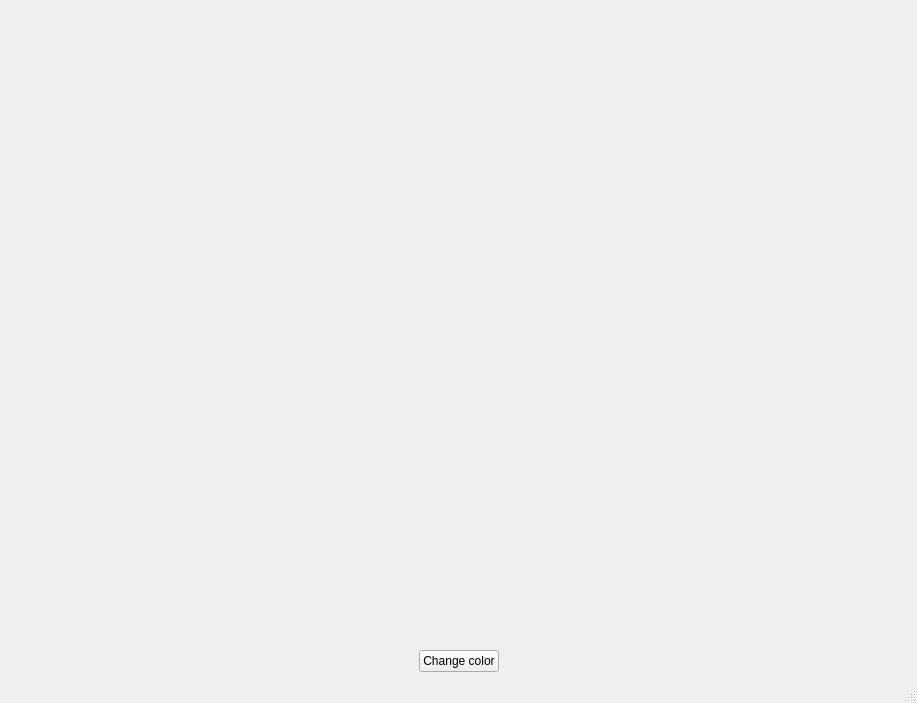
<?xml version="1.0" encoding="UTF-8"?>
<ui version="4.0">
 <class>MainWindow</class>
 <widget class="QMainWindow" name="MainWindow">
  <property name="geometry">
   <rect>
    <x>0</x>
    <y>0</y>
    <width>917</width>
    <height>703</height>
   </rect>
  </property>
  <property name="windowTitle">
   <string>MainWindow</string>
  </property>
  <widget class="QWidget" name="centralwidget">
   <layout class="QHBoxLayout" name="horizontalLayout">
    <item>
     <layout class="QVBoxLayout" name="verticalLayout">
      <item>
       <widget class="QLabel" name="label">
        <property name="sizePolicy">
         <sizepolicy hsizetype="Expanding" vsizetype="Expanding">
          <horstretch>0</horstretch>
          <verstretch>0</verstretch>
         </sizepolicy>
        </property>
        <property name="text">
         <string/>
        </property>
        <property name="alignment">
         <set>Qt::AlignCenter</set>
        </property>
       </widget>
      </item>
      <item>
       <layout class="QHBoxLayout" name="horizontalLayout_2">
        <item>
         <spacer name="horizontalSpacer_2">
          <property name="orientation">
           <enum>Qt::Horizontal</enum>
          </property>
          <property name="sizeHint" stdset="0">
           <size>
            <width>40</width>
            <height>20</height>
           </size>
          </property>
         </spacer>
        </item>
        <item>
         <widget class="QPushButton" name="pushButton">
          <property name="sizePolicy">
           <sizepolicy hsizetype="Fixed" vsizetype="Fixed">
            <horstretch>0</horstretch>
            <verstretch>0</verstretch>
           </sizepolicy>
          </property>
          <property name="text">
           <string>Change color</string>
          </property>
          <property name="autoDefault">
           <bool>false</bool>
          </property>
          <property name="default">
           <bool>false</bool>
          </property>
          <property name="flat">
           <bool>false</bool>
          </property>
         </widget>
        </item>
        <item>
         <spacer name="horizontalSpacer">
          <property name="orientation">
           <enum>Qt::Horizontal</enum>
          </property>
          <property name="sizeHint" stdset="0">
           <size>
            <width>40</width>
            <height>20</height>
           </size>
          </property>
         </spacer>
        </item>
       </layout>
      </item>
     </layout>
    </item>
   </layout>
  </widget>
  <widget class="QMenuBar" name="menubar">
   <property name="geometry">
    <rect>
     <x>0</x>
     <y>0</y>
     <width>917</width>
     <height>20</height>
    </rect>
   </property>
  </widget>
  <widget class="QStatusBar" name="statusbar"/>
 </widget>
 <resources/>
 <connections/>
</ui>
